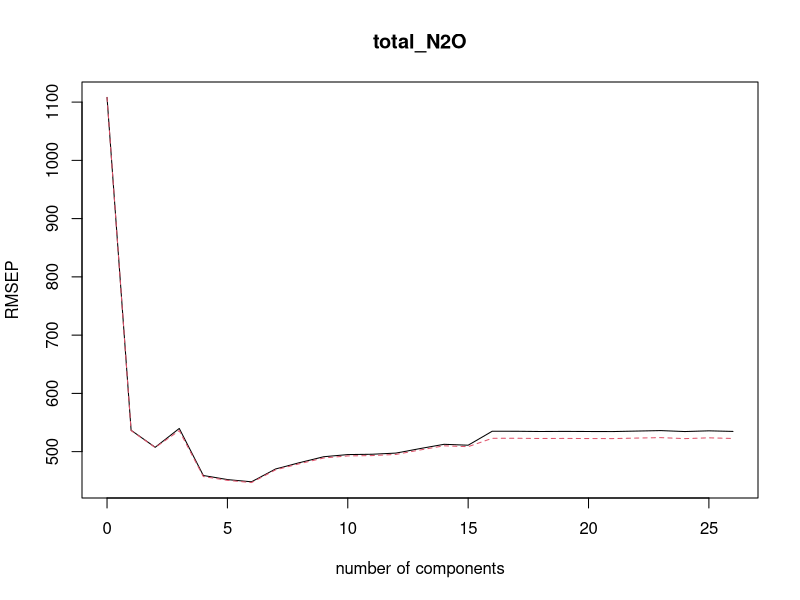

R code for this plot: (Note: this script raises an error after producing the figure.)
library(tidyverse)
library(caret)
library(pls)


#Read in data
pre_annual_flux<-read_csv("ars_annual_N2O.csv")

#Filter and adjust data - Morris is a special case
annual_flux<-pre_annual_flux%>%
  select(-Unit_ID, -site)%>%
  mutate(total_N2O = ifelse((town == "Morris"), total_N2O*0.80, total_N2O))%>%
  distinct()%>%
  na.omit()

#######Getting data into required formats#######

#Clean up predictor variables
flux_x<-select(annual_flux, -series, -town, -avg_N2O, -log_avg_N2O,-year, -total_N2O, -log_total_N2O)

#Response variable
flux_y<-select(annual_flux, total_N2O)

#Not everything likes tibbles
flux_xish<-as.data.frame(unclass(flux_x))

#Centering and scaling, removing rows with NA
flux_x_processed<-preProcess(flux_xish, method = c("BoxCox", "center", "scale"), na.remove = TRUE)
flux_x_pro_mat<-predict(flux_x_processed, flux_xish) #Not 100% sure what this line does

#Put the x and y back together for PLS
final_df<-cbind(flux_y, flux_x_pro_mat)

#######Modeling#######

#Fit model
plsFit<-plsr(total_N2O ~ ., validation = "LOO", data=final_df)

#Look at model
summary(plsFit)
plot(RMSEP(plsFit), legendpos = "none") 
plot(plsFit, ncomp=6, asp = 0, line=TRUE)

#Goodness of fit
RMSEP(plsFit)
R2(plsFit)


#Rank importance of predictor variables 
#?varImp
varImp(plsFit)%>%
  rownames_to_column()%>%
  ggplot(aes(x=reorder(rowname, -Overall), y=Overall))+
  geom_bar(stat="identity")+
  coord_flip()+
  labs(y = "Coefficient sum", x = "Predictors")
